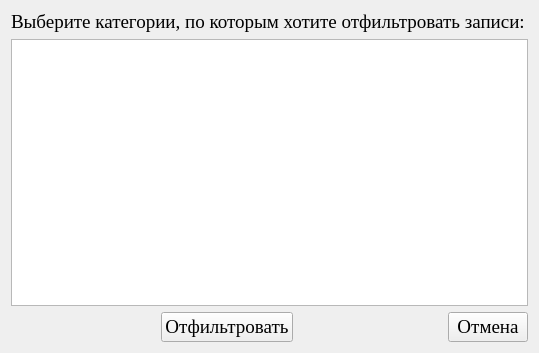
<?xml version="1.0" encoding="UTF-8"?>
<ui version="4.0">
 <class>Form</class>
 <widget class="QWidget" name="Form">
  <property name="geometry">
   <rect>
    <x>0</x>
    <y>0</y>
    <width>539</width>
    <height>353</height>
   </rect>
  </property>
  <property name="font">
   <font>
    <family>Times New Roman</family>
    <pointsize>14</pointsize>
   </font>
  </property>
  <property name="windowTitle">
   <string>Form</string>
  </property>
  <layout class="QVBoxLayout" name="verticalLayout">
   <item>
    <widget class="QLabel" name="label">
     <property name="text">
      <string>Выберите категории, по которым хотите отфильтровать записи:</string>
     </property>
    </widget>
   </item>
   <item>
    <widget class="QListWidget" name="listWidget"/>
   </item>
   <item>
    <layout class="QHBoxLayout" name="horizontalLayout">
     <item>
      <spacer name="horizontalSpacer">
       <property name="orientation">
        <enum>Qt::Horizontal</enum>
       </property>
       <property name="sizeHint" stdset="0">
        <size>
         <width>40</width>
         <height>20</height>
        </size>
       </property>
      </spacer>
     </item>
     <item>
      <widget class="QPushButton" name="button_filter">
       <property name="text">
        <string>Отфильтровать</string>
       </property>
      </widget>
     </item>
     <item>
      <spacer name="horizontalSpacer_2">
       <property name="orientation">
        <enum>Qt::Horizontal</enum>
       </property>
       <property name="sizeHint" stdset="0">
        <size>
         <width>40</width>
         <height>20</height>
        </size>
       </property>
      </spacer>
     </item>
     <item>
      <widget class="QPushButton" name="button_exit">
       <property name="text">
        <string>Отмена</string>
       </property>
      </widget>
     </item>
    </layout>
   </item>
  </layout>
 </widget>
 <resources/>
 <connections/>
</ui>
